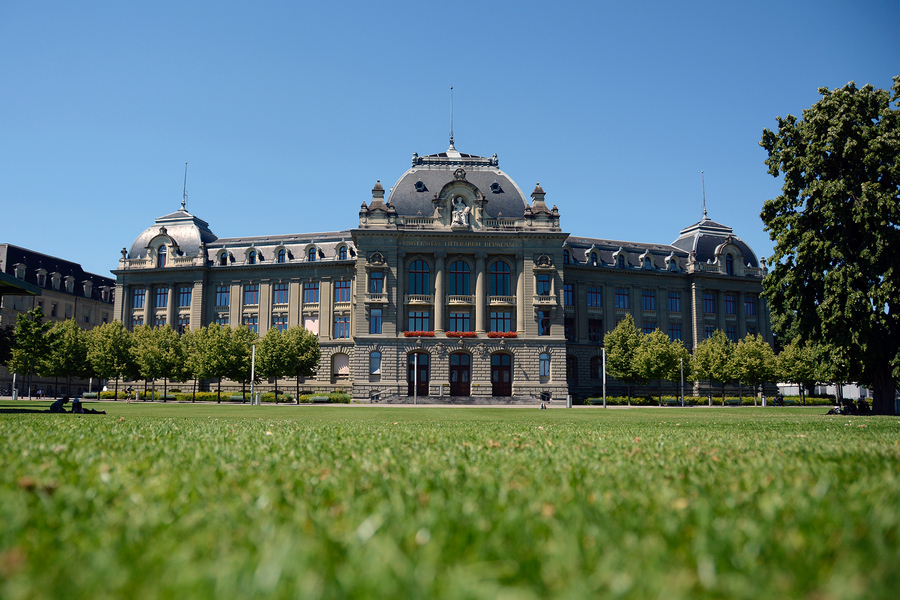
#> input picture Module-3/figures/unibe.jpg, 900 x 600 px, found by its file name
$ jupyter execute --allow-errors Python_key_points_homework.ipynb   (shell and % lines are left out)
#> lines starting #> are read from the running program, lines starting #| are printed output that depends on the picture
# Homework: Python for machine learning & Data Analysis
#### Here are listed the most common python & numpy methods used in the course as well as usage examples. This is not extensive information, please refer to the documentation for details.

Prepared by Mykhailo Vladymyrov,
Science IT Support, University of Bern, 2022

This work is licensed under <a href="https://creativecommons.org/share-your-work/public-domain/cc0/">CC0</a>.

When solving exercises, try to not use copypastig: by typing you reinforce your brain to learn better.

# 0. List, tuple, set, dict

[cell 1]
# A `tuple` can contain any number of any element and can't be modified
x_coordinates = (0, 1, 2, 3)

#               ^ ---------^ tuple is written in normal brackets

[cell 2]
# To see what any object is, it's a good idea to print it:
print(x_coordinates)

[cell 3]
# or just:
x_coordinates

[cell 4]
# As well as check it's type:
type(x_coordinates)

[cell 5]
# and available methods and properties
dir(x_coordinates)

[cell 6]
# the `__doc__` property often contains useful info
print(x_coordinates.__doc__)

 ---

[cell 7]
# Function len called on any collection — array like object — will return it's length

x_coordinates_length = len(x_coordinates)
print('length of the `x_coordinates` is', x_coordinates_length)

[cell 8]
print('Also it is handy to use so-called f-strings (formatted string): they allow to easily format the output:')
print(f'For example:\n\tlength of the `x_coordinates={x_coordinates}` is {x_coordinates_length}')

#     ^------- f before string marks an f-string

[cell 9]
# `list` is similar to `tuple`, but can be modified:

y_coordinates = [1, 1, 4]

#               ^ ---------^ list is written in square brackets

[cell 10]
# One can loop through elements of a collection:

for x in x_coordinates:
  print (x)

[cell 11]
# Or also obtain the index of element:

for idx, y in enumerate(y_coordinates):
  print (f'y[{idx}] = {y}')

[cell 12]
# Several collections can be iterated together, by zipping them together:

for x, y in zip(x_coordinates, y_coordinates):
  print (x, y)

[cell 13]
# Slements of list can be modified:
print(y_coordinates[0])
y_coordinates[0] = 0
print(y_coordinates[1])
print(y_coordinates)

[cell 14]
# `list` can be created form another collection:

x_coordinates = list(x_coordinates)
print(f'now `x_coordinates` is {type(x_coordinates)}')

[cell 15]
# Elements can be appended to a list


y_coordinates.append(9)
print(y_coordinates)

y_coordinates.append(16)
print(y_coordinates)

y_coordinates.append(25)
print(y_coordinates)

[cell 16]
# Extended with another list:
x_coordinates.extend([4, 5])

[cell 17]
# or added

all_numbers = x_coordinates + y_coordinates
print(all_numbers)

[cell 18]
# `set` - is a collection of unique elements:
unique_numbers = set(all_numbers)
print(unique_numbers)

[cell 19]
# `dictionary` is a collection where the values are assigned to unique keys and can be accessed by the key:

uptime_hours = {'jupyter': 10, 'chrome': 30}

[cell 20]
print(uptime_hours['jupyter'])

[cell 21]
# `list` comprehensions are quick way to define list:

y_coordinates = [x**2 for x in x_coordinates]
print(y_coordinates)

[cell 22]
# `set`:
values = {v%7 for v in y_coordinates}
print(values)

[cell 23]
# `dictionary`

x_at_y = {y:x for x, y in zip(x_coordinates, y_coordinates)}
print(x_at_y)
print(x_at_y[25])

# 1. Pyplot

[cell 24]
import matplotlib.pyplot as plt

[cell 25]
x_coordinates = list(range(6))
y_coordinates = [x**2 for x in x_coordinates]

[cell 26]
# Simple plot

plt.plot(x_coordinates, y_coordinates)

[cell 27]
# Scatter plot
plt.scatter(x_coordinates, y_coordinates, marker='x', color='b', s=10)

[cell 28]
# Scatter plot with axes range
plt.scatter(x_coordinates, y_coordinates, marker='x', color='b', s=10)
plt.xlim(0, 10)
plt.ylim(0, 10)

[cell 29]
# Plot with isotropic axes

plt.scatter(x_coordinates, y_coordinates, marker='x', color='b', s=10)

current_axis = plt.gca()
current_axis.set_aspect('equal')
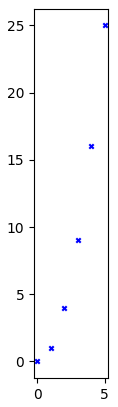
#> figure drawn by matplotlib, 1 panel

[cell 30]
# Big plot, with details

plt.figure(figsize=(8,8))  # plot size

plt.plot(x_coordinates, y_coordinates)

plt.xlabel('x coordinate')
plt.ylabel('y coordinate')
plt.title('x=y^2')

plt.show()
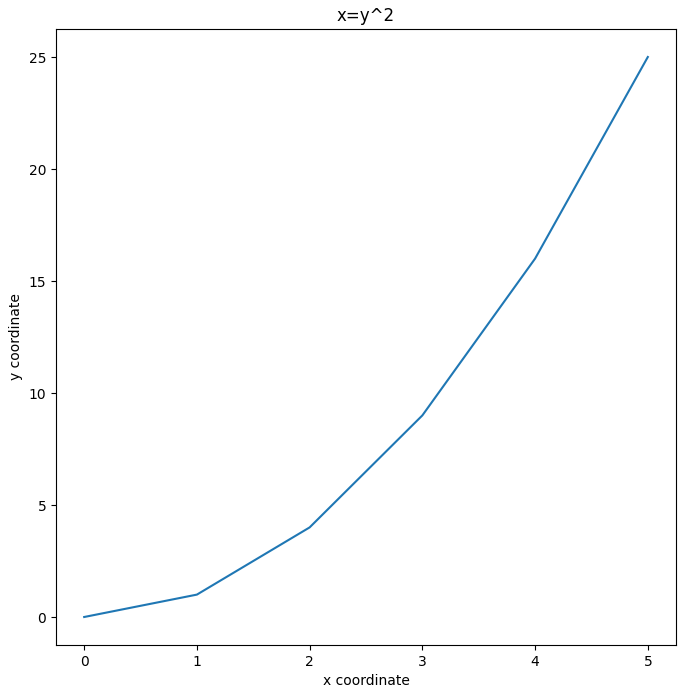
#> figure drawn by matplotlib, 1 panel
plt.close()  # always a good idea to close plot to save memory

[cell 31]
# Multiple plots can be combined together with subplots:

fig, ax = plt.subplots(nrows=2, ncols=2, figsize=(8, 8))

ax[0][0].scatter(x_coordinates, y_coordinates, marker='x', color='b', s=30)
ax[0][1].scatter(x_coordinates, y_coordinates, marker='o', c=y_coordinates, s=30)

ax[1][0].plot(x_coordinates, y_coordinates)
ax[1][1].scatter(x_coordinates, y_coordinates, marker='^', c=y_coordinates, s=30, cmap=plt.cm.Accent)

plt.show()
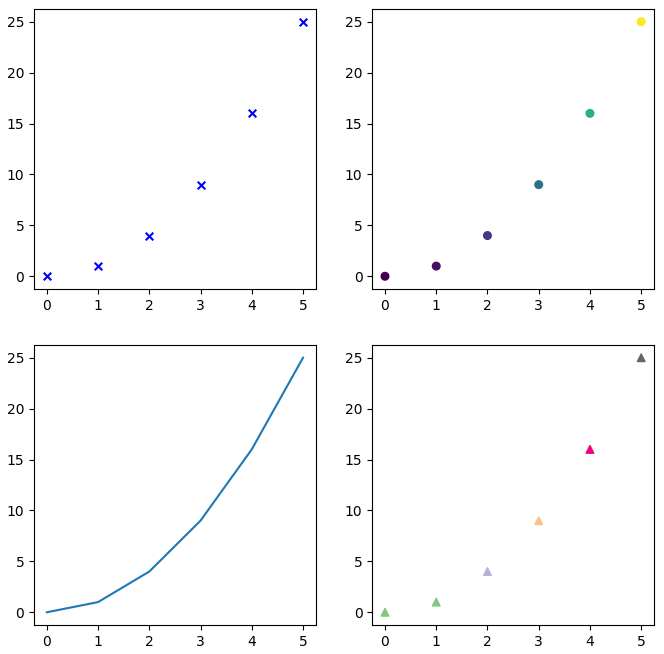
#> figure drawn by matplotlib, 4 panels
plt.close()

[cell 32]
# To make a plot in 3D

fig = plt.figure(figsize=(8,8))
ax = fig.add_subplot(111, projection='3d')
z_coordinates = y_coordinates

ax.scatter3D(x_coordinates, y_coordinates, z_coordinates, marker='x', s=20)

plt.show()
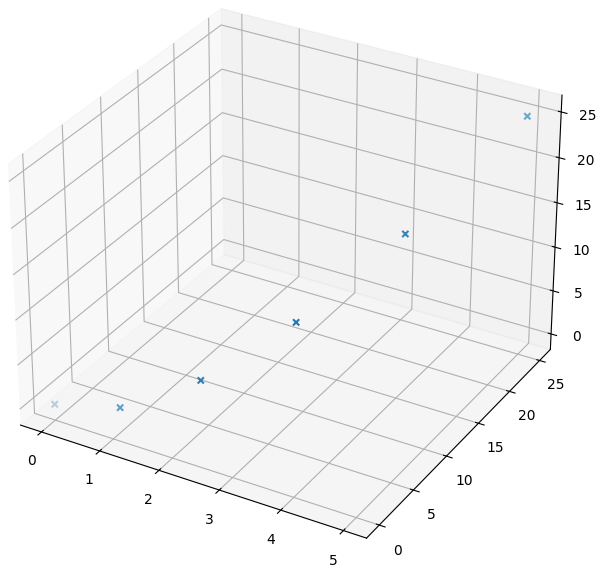
#> figure drawn by matplotlib, 1 panel
plt.close()

# 1. NumPy

[cell 33]
import numpy as np

[cell 34]
# `numpy` arrays are similar to `list`s mutable containers with much richer functionality

[cell 35]
# Array-like objects can be converted to `numpy` array:
arr = np.array(x_coordinates)
print(arr)

[cell 36]
# Attribute `shape` shows size of an array.
print(arr.shape)

[cell 37]
# Shape is a `tuple` because array can have more than one dimension:

arr2d = np.asarray([[1,2,3], [4, 5, 6]])
print(arr2d)
print(arr2d.shape)  # last element of the shape - most inner dimension of the array

[cell 38]
# Multidimensional array can be reshaped to different shape, preserving total number of elements and their order

arr2d_r1 = arr2d.reshape((3, 2))
print(arr2d_r1)

[cell 39]
# or turned into 1-d with flatten method:

arr2d_1d = arr2d.flatten()
print(arr2d_1d, arr2d_1d.shape)

[cell 40]
# Slicing of an array:
# start:stop - elements from start (included) till stop (excluded)

print(arr[1:3])

[cell 41]
# Slicing of an array:
# start:stop:step - elements from start (included) till stop (excluded) with stride step

print(arr[1:6:2])

[cell 42]
# Similarly for a multidimensional array:
#
print(arr2d[0:1, 1:3])

[cell 43]
# `:` means take elements along the axis
#
print(arr2d[:, 1:3])

[cell 44]
# To take elements over several sequential axes - use ellipsis (...):
#
print(arr2d[..., 1:3])

[cell 45]
# To generate sequential integers (similar to `range`):
numbers = np.arange(0, 20, 2)
print(numbers)

[cell 46]
# For floating point values

x_coord = np.linspace(start=-1, stop=1, num=5)
print (x_coord)

[cell 47]
# Operations on numpy arrays can be performed in pythonic way:

y_coord = 2*x_coord**2 + 3

plt.plot(x_coord, y_coord)
plt.gca().set_aspect('equal')
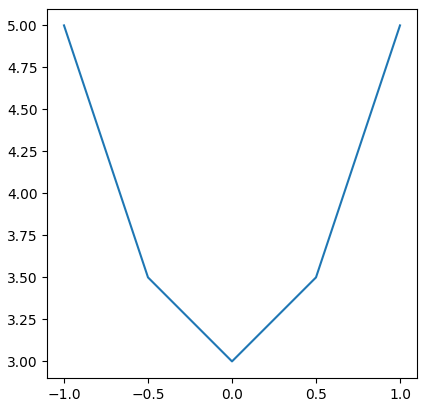
#> figure drawn by matplotlib, 1 panel

---

[cell 48]
# To generate uniformly distributed random numbers:
rnd = np.random.uniform(0, 10, size=10)
print(rnd)
print(rnd.shape)

[cell 49]
# or normally distributed, 3D array:
rnd = np.random.normal(loc=0.5, scale=2, size=(3, 4, 5))
print(rnd)
print(rnd.shape)

[cell 50]
# Let's check distribution:
plt.hist(rnd.flatten(), 10);
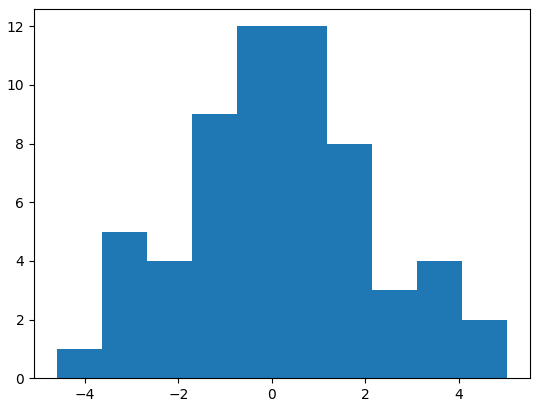
#> figure drawn by matplotlib, 1 panel

[cell 51]
# Arrays statistics can be obtained like:
print('array `rnd` mean = ', rnd.mean())
print('array `rnd` standard deviation = ', rnd.std())
print('array `rnd` minimum = ', rnd.min())
print('array `rnd` maximum = ', rnd.max())
print('array `rnd` maximum 40th percentile= ', np.percentile(rnd, 40))

[cell 52]
# To get an element form an 1D array:
print(np.random.choice(arr))

[cell 53]
# or several elements:
mtx = np.random.choice(arr, size=(2,2))
print(mtx)

[cell 54]
# Matrix multiplication
np.dot([1, 2], mtx)  # can be also written as [1, 2]@ mtx

---

[cell 55]
# Sometimes it's needed to obtain grid of values, given set of values along each axis,
# e.g. for a grid search or visualization. `meshgrid` does it so


# define set of values along x, y axes
x_coords = np.linspace(0, 4.5, 10)      # 10 values between 0 and 45
y_coords = np.linspace(-10, -5.5, 10)   # 10 values between -10 and -6.5

# create the meshgrid
meshgrid_x, meshgrid_y = np.meshgrid(x_coords, y_coords)
print(meshgrid_x.shape, meshgrid_y.shape)  # all x, y coordinates of the mesh

[cell 56]
print(meshgrid_x)

[cell 57]
print(meshgrid_y)

[cell 58]
# To plot the points created by the meshgrid we need to flatten them:
x_coordinates = meshgrid_x.flatten()
y_coordinates = meshgrid_y.flatten()
index = np.arange(len(x_coordinates))

sc = plt.scatter(x_coordinates, y_coordinates, c=index, cmap=plt.cm.gist_earth)
plt.colorbar(sc, ax=plt.gca())
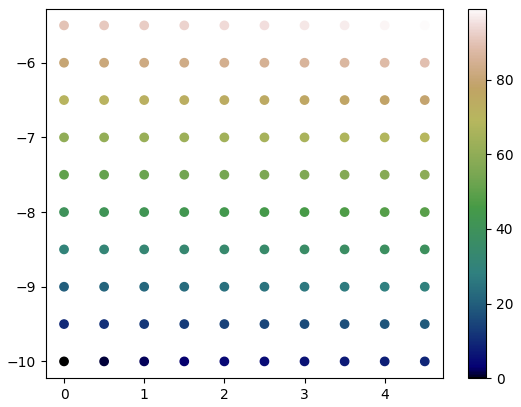
#> figure drawn by matplotlib, 2 panels

---

[cell 59]
# Arrays can be concatenated along a specific axis, provided the other dimensions are same

arr_1 = np.zeros(shape=(5, 3, 6))
arr_2 = np.ones(shape=(5, 4, 6))

print(arr_1.shape, arr_2.shape)
#print(arr_1)
#print(arr_2)

[cell 60]
arr_conc = np.concatenate((arr_1, arr_2), axis=1)

print(arr_conc.shape)

[cell 61]
# stack along new last axis
arr_stack = np.stack((arr_1, arr_2[:, :-1]), axis=-1)

print(arr_stack.shape)

[cell 62]
# Similarly to indexing one element, multiple elements of an array can be obtained
y = np.arange(6)**2
print(y)

print(f'y[2] = {y[2]}')
print(f'y[4] = {y[4]}')
print(f'y[[2,4]] = {y[[2,4]]}')

[cell 63]
# This can be useful to shuffle several arrays elements coherently:

shuffled_indexes = np.random.permutation(len(y))
y_shuffled = y[shuffled_indexes]
print(f'{y}[{shuffled_indexes}] = {y_shuffled}')

[cell 64]
# Boolean arrays of same dimensions can be used as masks
mask = [True, False, False, False, False, True]
print(f'{y}[{mask}] = {y[mask]}')

[cell 65]
# This is useful to select group of elements:
mask_above_2 = y > 2
print(mask_above_2)

mask_less_17 = y <17
print(mask_less_17)

mask = mask_above_2 * mask_less_17  # elementwise `and` operation on Boolean numpy arrays
print(mask)

print('values between 2 and 17:', y[mask])

---

[cell 66]
# To get index of first smallest or largest element use `argmin` and `argmax`:

print(y_shuffled)

ixd_smallest = y_shuffled.argmin()
ixd_largest = y_shuffled.argmax()

print(f'index of smallest element: {ixd_smallest}. {y_shuffled}[{ixd_smallest}] = {y_shuffled[ixd_smallest]}')
print(f'index of largest element: {ixd_largest}. {y_shuffled}[{ixd_largest}] = {y_shuffled[ixd_largest]}')

[cell 67]
# Form multidimensional array, or if more the one element has to be found - use argwhere:
coords_elements_above_3 = np.argwhere(rnd > 3)
print(coords_elements_above_3)

for i, j, k in coords_elements_above_3:
  print(f'rnd[{i}, {j}, {k}] = {rnd[i, j, k]}')

[cell 68]
# Transposing index groups allows to obtain index arrays for each axis
arr_i, arr_j, arr_k = coords_elements_above_3.T
print(arr_i)
print(arr_j)
print(arr_k)

# 2. Image

[cell 69]
# Loading an image from file or an URL
from skimage import io

image = io.imread('https://github.com/neworldemancer/DSF5/raw/master/figures/unibe.jpg')
#> image is the input picture: shape (600, 900, 3); mean R, G, B 93.3, 118.7, 110
print(image.shape)
#| (600, 900, 3)

[cell 70]
# Display an image with pyplot
plt.imshow(image);

[cell 71]
# Any 2D map can be visualized similarly, e.g. a 2D histogram:

values = np.random.multivariate_normal([0, 0], [[1, 0.3],[ 0.3, 0.2]], size=1000)
plt.scatter(*values.T, s=5)

h, bx, by = np.histogram2d(*values.T, bins = 20)
plt.show()
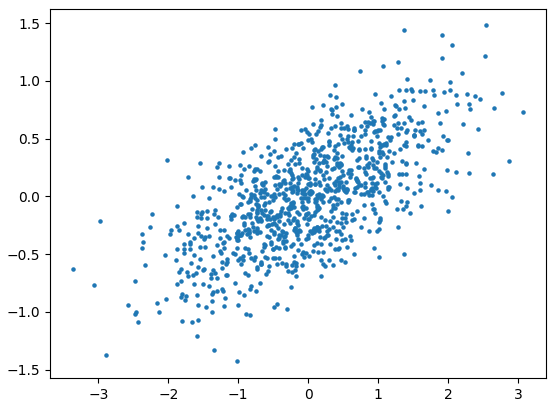
#> figure drawn by matplotlib, 1 panel

plt.imshow(h, origin='lower')
plt.show()
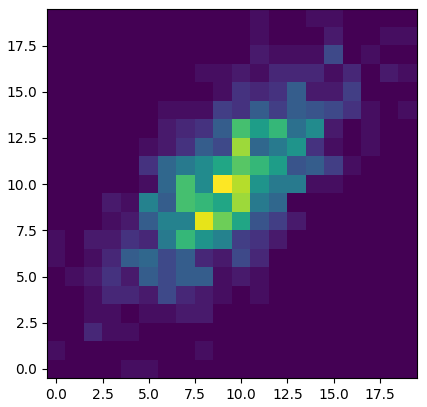
#> figure drawn by matplotlib, 1 panel
#> the sliders are set to 

# 3. Object methods

Methods of objects are called by writing object_name.method_name similarly to how we do for modules:

```xx.yy(smth=value, smth2=v0)```

E.g. `plt.plot` and `np.max` - method of modules `plt` and `np`; `arr_i.max` - method of object `arr_i`.

When you start typing anything in the brackets or press `Shift + Tab` in Colab or Jupyter - a `__doc__` string of the function will be shown. You can see all the parameters, their description, and often examples. Don't even need to google it;)

# 4. Interactive & Animation

[cell 72]
from ipywidgets import interact

#> (a cell that did not finish here is left out)

The function above is called on each parameter update. This means, that if the function takes long to compute such approach might be not usable.

Animation serves similar purpose, but all frames are pre-rendered. It is fast for visualization, but can take long to render all frames, and will have large memory footprint with many frames.

[cell 74]
from matplotlib import animation
plt.rcParams["animation.html"] = "jshtml"  # for matplotlib 2.1 and above, uses JavaScript

[cell 75]
# cell magic `capture` suppresses output of this cell

f = lambda x, a: a*x+1
x0 = -10
x1 = 10

a = 0
y0 = f(x0, a)
y1 = f(x1, a)

fig = plt.figure()
lines = plt.plot( [x0, x1], [y0, y1])

plt.gca().set_aspect('equal')
plt.xlim(-10, 10)
plt.ylim(-10, 10)
plt.grid(True)


def animate(i):
    a = 0.1 * i
    y0 = f(x0, a)
    y1 = f(x1, a)

    l = lines[0]
    l.set_data([x0, x1], [y0, y1])
    return lines

ani = animation.FuncAnimation(fig, animate, frames=10)
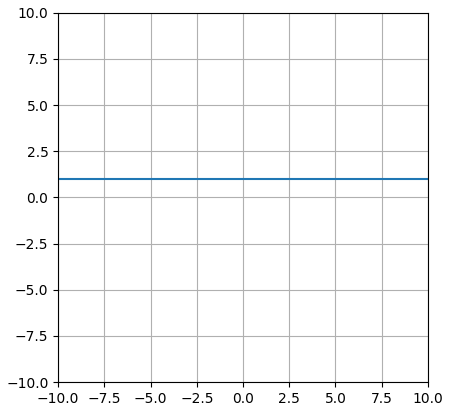
#> figure drawn by matplotlib, 1 panel
